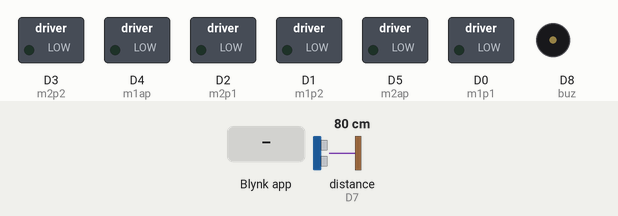
Recording of a sketch running on a simulated ESP8266 (NodeMCU). Shown: switched loads named in the sketch (green lamp = pin HIGH), buzzer (waves = sounding). The inputs (shaded band) are chosen by the test bench; at power-on: distance to the obstacle (sensor on D7) 80 cm. The echo pulse lasts 58.3 µs per cm; WiFi joins after 1.5 s; servers stay silent unless stated; pins used as bus, display or sensor lines are not drawn; what the sketch prints to the serial monitor is not drawn.

Above: at 8.0 s.
8.1 s: Blynk app writes 1 to V5
9.6 s: Blynk app writes 1 to V2
At 10.9 s:
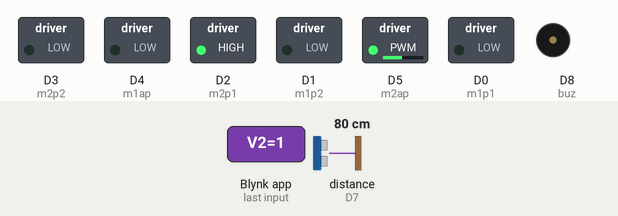
11.2 s: Blynk app writes 1 to V3
At 11.8 s:
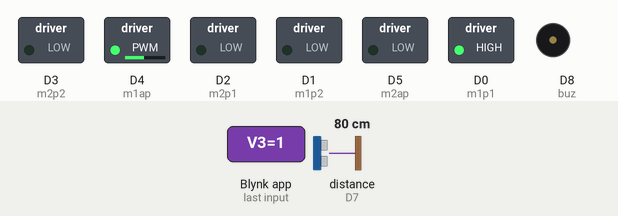
12.8 s: distance to the obstacle (sensor on D7) set to 23 cm
14.3 s: distance to the obstacle (sensor on D7) set to 19 cm
At 15.6 s:
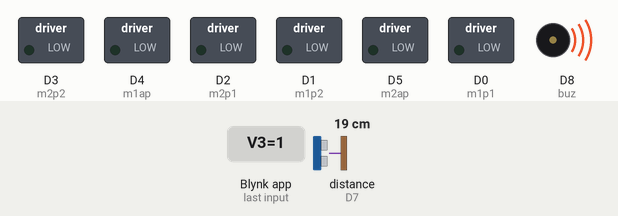
15.9 s: Blynk app writes 1 to V0
At 16.8 s:
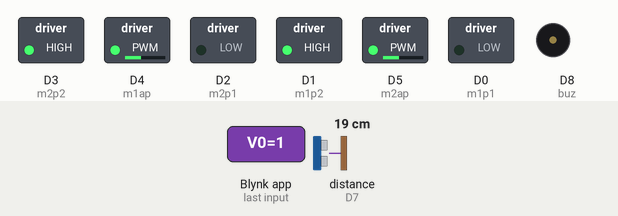
Timing chart, 0 to 18.4 s (numbered marks = the images above; inputs shaded):
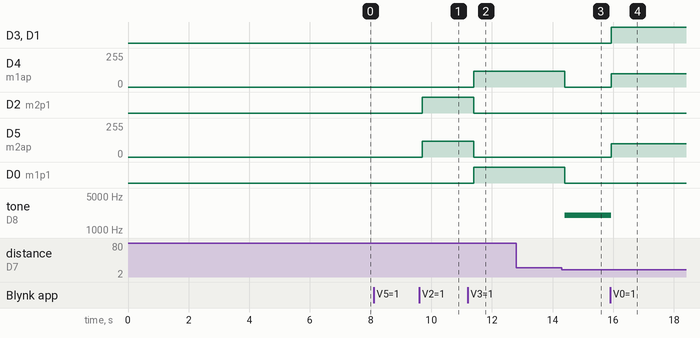

The sketch:

Astra.ino
```cpp
#define BLYNK_TEMPLATE_ID "TMPL3AD9i7t-Y"
#define BLYNK_TEMPLATE_NAME "car"
#define BLYNK_AUTH_TOKEN "lec-Zdcy1tqwADvJoPzq2yG4yWgK4DOZ"

#define BLYNK_PRINT Serial
#include <ESP8266WiFi.h>
#include <BlynkSimpleEsp8266.h>
//UDP server
#include <WiFiUdp.h>

char auth[] = "lec-Zdcy1tqwADvJoPzq2yG4yWgK4DOZ";

const char* ssid = "CMF";
const char* password = "12345678";

WiFiUDP udp;
unsigned int localUdpPort = 4210;
char incomingPacket[255];


// Terminal on V4
WidgetTerminal terminal(V4);


#define m1p1 D0
#define m1p2 D1
#define m2p1 D2
#define m2p2 D3
#define m1ap D4
#define m2ap D5
#define buz D8
#define trig D6
#define echo D7

int distance;
int lastdistance;
int power=0;
int right_analog_speed=120;
int left_analog_speed=120;
int analog_speed=100;

char cmd[5]="04";
int mode=1;
int temp_mode=0;
unsigned long int last_time=0;


void setup() {
  Serial.begin(9600);

  WiFi.mode(WIFI_STA);
  WiFi.begin(ssid, password);

  pinMode(m1p1, OUTPUT);
  pinMode(m1p2, OUTPUT);
  pinMode(m2p1, OUTPUT);
  pinMode(m2p2, OUTPUT);
  pinMode(m1ap, OUTPUT);
  pinMode(m2ap, OUTPUT);
  pinMode(buz, OUTPUT);
  pinMode(trig, OUTPUT);
  pinMode(echo, INPUT);

  Serial.print("Connecting");

  while (WiFi.status() != WL_CONNECTED) {
    delay(500);
    Serial.print(".");
  }

  Serial.println("\nWiFi connected");

  Serial.print("📡 ESP IP: ");
  Serial.println(WiFi.localIP());
  // Start UDP server
  udp.begin(localUdpPort);
  Serial.println("📨 UDP listener started on port 4210");

  // Start Blynk
  Blynk.config(auth, "blynk.cloud", 80);
  Blynk.connect();
  delay(4000);
  terminal.println("WiFi connected");
  terminal.println("UDP server connected");
  terminal.println("Blynk server connected");
  delay(1000);
}


int ultra() {
  digitalWrite(trig, LOW);
  delayMicroseconds(2);
  digitalWrite(trig, HIGH);
  delayMicroseconds(10);
  digitalWrite(trig, LOW);

  long duration = pulseIn(echo, HIGH, 20000);
  int d = duration * 0.034 / 2;
  if(d!=lastdistance){
    terminal.print("Distance : ");
    terminal.print(d);
    terminal.println("cm");
    lastdistance=d;
  }
  if(d==0){
    return 400;
  }
  return d;
}

//Motors stop
void stopMotors() {
  digitalWrite(m1p1, LOW);
  digitalWrite(m1p2, LOW);
  digitalWrite(m2p1, LOW);
  digitalWrite(m2p2, LOW);
  analogWrite(m1ap, 0);
  analogWrite(m2ap, 0);

}

//Forward code
void moveForward() {
  digitalWrite(m1p1, HIGH);
  digitalWrite(m1p2, LOW);
  digitalWrite(m2p1, HIGH);
  digitalWrite(m2p2, LOW);
  analogWrite(m1ap, analog_speed);
  analogWrite(m2ap, analog_speed);

}

//Backward code
void backward(){
    digitalWrite(m1p1, LOW);
    digitalWrite(m1p2, HIGH);
    digitalWrite(m2p1, LOW);
    digitalWrite(m2p2, HIGH);
    analogWrite(m1ap, analog_speed);
    analogWrite(m2ap, analog_speed);

}

//left side
void moveleft(){
   digitalWrite(m1p1, LOW);
  digitalWrite(m1p2, LOW);
  digitalWrite(m2p1, HIGH);
  digitalWrite(m2p2, LOW);
  analogWrite(m1ap, 0);
  analogWrite(m2ap, left_analog_speed);

  }

//Right side
void moveright(){
   digitalWrite(m1p1, HIGH);
  digitalWrite(m1p2, LOW);
  digitalWrite(m2p1, LOW);
  digitalWrite(m2p2, LOW);
  analogWrite(m1ap, right_analog_speed);
  analogWrite(m2ap, 0);

}


/* ---------- BLYNK BUTTONS ---------- */

// Backward button (no ultrasonic restriction)
BLYNK_WRITE(V0) {
  int w = param.asInt();
    if(w==1){
 strcpy(cmd, "00");
  Serial.println("on");
 terminal.println("backward");
    }
  else {
  strcpy(cmd, "04");
  Serial.println("stop");
   terminal.println("stop");
  }
}

// Forward button
BLYNK_WRITE(V1) {
  int u = param.asInt();

  if(u==1){
 strcpy(cmd, "01");
 Serial.println("on");
  terminal.println("forward");
  }
  else {
  strcpy(cmd, "04");
  Serial.println("stop");
   terminal.println("stop");
  }
}

//Left side moving
BLYNK_WRITE(V2) {
  int y = param.asInt();
  if(y==1){
 strcpy(cmd, "03");
 Serial.println("left");
  terminal.println("left");
  }
  else {
  strcpy(cmd, "04");
  Serial.println("on");
  terminal.println("stop");
  }
}

// Right side moving
BLYNK_WRITE(V3) {
  int r = param.asInt();
   if(r==1){
 strcpy(cmd, "02");
 Serial.println("right");
  terminal.println("right");
  }
  else {
  strcpy(cmd, "04");
  Serial.println("on");
  terminal.println("stop");
  }
}

//power pin
BLYNK_WRITE(V5){
   int p=param.asInt();
   power=p;
   if(power==1){
   Serial.println("on");
   terminal.println("on");
   }
  else{
  Serial.println("off");
   terminal.println("off");;
  }
}
//analog speed
BLYNK_WRITE(V6){
  int a=param.asInt();
  analog_speed=a;
}

//right analog speed
BLYNK_WRITE(V7){
  int b=param.asInt();
  right_analog_speed=b;
}
//left analog speed
BLYNK_WRITE(V8){
  int c=param.asInt();
  left_analog_speed=c;
}


//eyes calling function
void eyes_calling(){
  if(strcmp(cmd,"s")==0)
    Serial.println("off");
  else if(strcmp(cmd,"02")==0)
    Serial.println("right");
  else if(strcmp(cmd,"03")==0)
    Serial.println("left");
  else if(strcmp(cmd,"00")==0 || strcmp(cmd,"01")==0|| strcmp(cmd,"u")==0  || strcmp(cmd,"04")==0)
    Serial.println("on");

}
void server_udp() {
  int packetSize = udp.parsePacket();
  if (packetSize) {
    int len = udp.read(incomingPacket, 255);
    if (len > 0) incomingPacket[len] = 0;

     strcpy(cmd, incomingPacket);

    Serial.print("➡️ CMD: ");
    Serial.println(cmd);
    terminal.print("➡️ CMD: ");
    terminal.println(cmd);
    if (strcmp(cmd,"r")==0)
      mode=1; //remote controlling mode
    else if (strcmp(cmd,"u")==0)
      mode=2; //UDP server mode
    else if(strcmp(cmd,"s")==0)
      mode=0; // shutdown condition
    //Printing mode value only one time in blynk to aviod continuos writing mode value in terminal
    if(mode!=temp_mode){
    terminal.print("mode : ");
    terminal.println(mode);
    temp_mode=mode;
    }
    eyes_calling();
  }
}
    //calling loop function for continous calling of blynk
void blynk_calling(){

 if(strcmp(cmd, "00") != 0 && (strcmp(cmd, "01") == 0 || strcmp(cmd, "02") == 0 || strcmp(cmd, "03") == 0)){
  int  distance = ultra();
    delay(100);
    Serial.println(distance);
  if( distance<30 && distance>0){

      if(distance>20  && strcmp(cmd, "02") == 0 ){
        moveright();
        noTone(buz);
    }
      else if(distance>20 && strcmp(cmd, "03") == 0){
        moveleft();
        noTone(buz);
      }
    else{
      stopMotors();
      if(strcmp(cmd, "01") == 0|| strcmp(cmd, "02") == 0 || strcmp(cmd, "03") == 0 )
      tone(buz,2000);
    }

    }

    else if( distance>30 ) {
      noTone(buz);
       if (strcmp(cmd, "01") == 0 && strcmp(cmd, "02") != 0 && strcmp(cmd, "03") != 0 ) {
        moveForward();
      }
      else if(strcmp(cmd, "01") != 0 && strcmp(cmd, "02") == 0 && strcmp(cmd, "03") != 0){
        moveright();
      }
      else if(strcmp(cmd, "01") != 0 && strcmp(cmd, "02") != 0 && strcmp(cmd, "03") == 0){
          moveleft();
           }
    }
    }
    else if(strcmp(cmd, "00") == 0){
      backward();
      noTone(buz);
      }
      else{
        stopMotors();
        noTone(buz);
      }

}


/* ---------- MAIN LOOP ---------- */

void loop() {
  server_udp();
if(mode==1){
    Blynk.run();
    if(power==1){
      blynk_calling();

    }
    else{
        stopMotors();


    }
}
  else if(mode==2){
    blynk_calling();
  }
  else if(mode==0){
    stopMotors();
  }


}
```

Measured:
- the behaviour switches between 22 and 21 cm on distance to the obstacle (sensor on D7) (found by bisection; images 2 and 3)
- after the input at 9.6 s, D2 (m2p1): LOW → HIGH after 0.11 s; D5 (m2ap): 0/255 → 120/255 after 0.11 s
- after the input at 11.2 s, D4 (m1ap): 0/255 → 120/255 after 0.19 s; D2 (m2p1): HIGH → LOW after 0.19 s; D5 (m2ap): 120/255 → 0/255 after 0.20 s; D0 (m1p1): LOW → HIGH after 0.19 s
- after the input at 12.8 s, every drawn part: stays the same
- after the input at 14.3 s, D4 (m1ap): 120/255 → 0/255 after 0.11 s; D0 (m1p1): HIGH → LOW after 0.11 s; tone on D8 (buz): silent → 2000 Hz after 0.11 s
- after the input at 15.9 s, D3 (m2p2), D1 (m1p2): LOW → HIGH at once; D4 (m1ap), D5 (m2ap): 0/255 → 100/255 at once; tone on D8 (buz): 2000 Hz → silent at once
